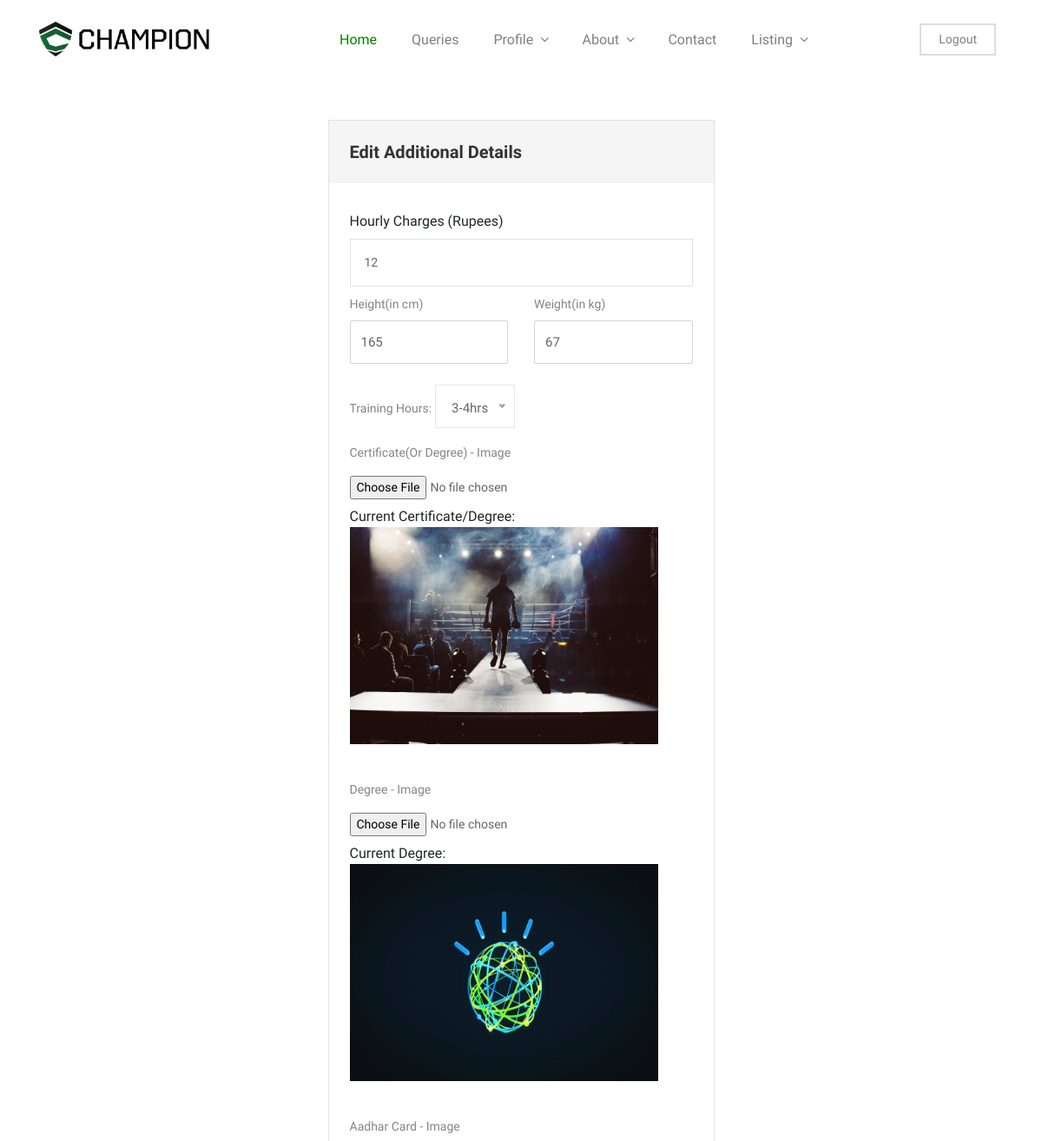
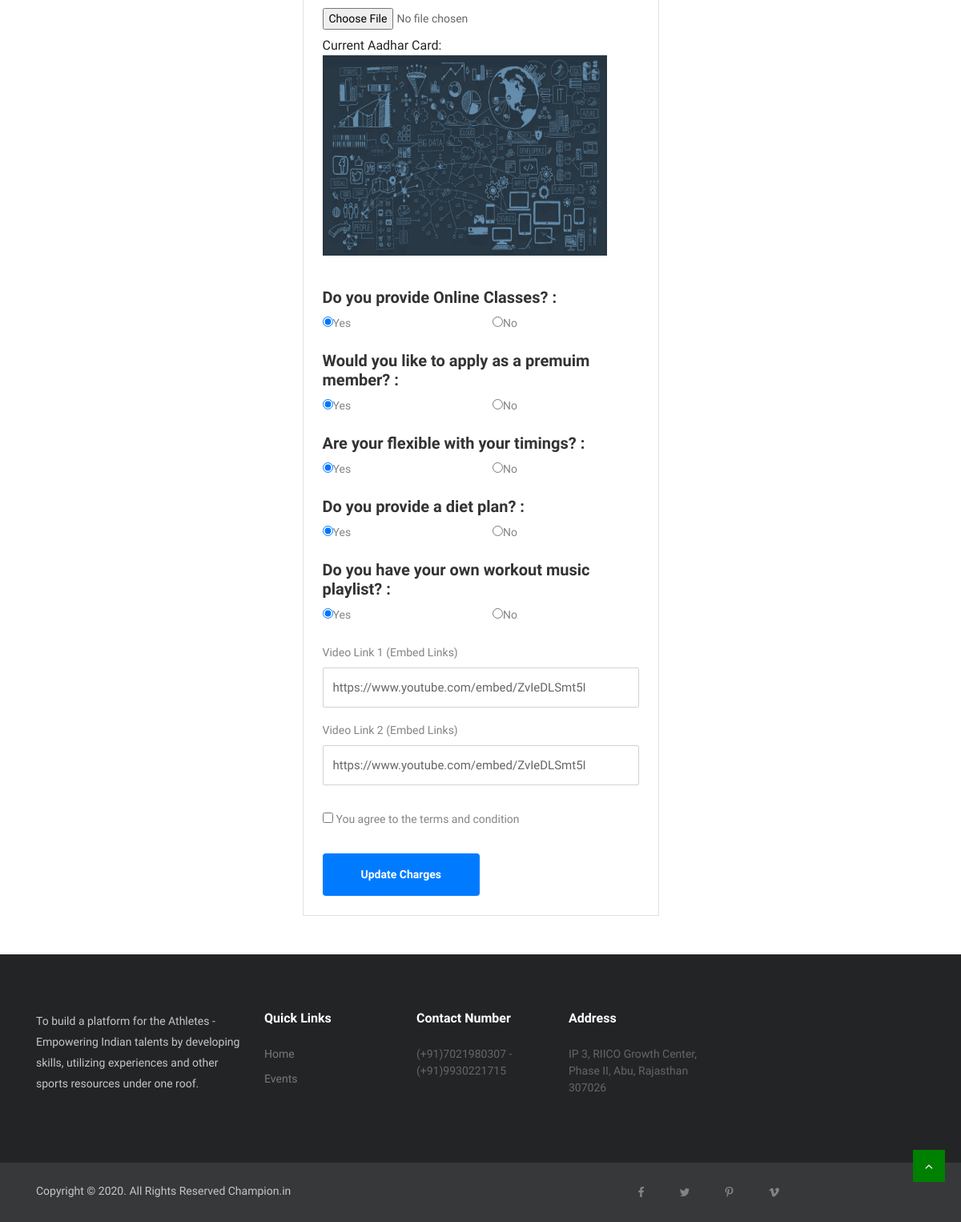
Page /trainer.php?page=editcharges (signed in) on the committed database (2 pictures, top to bottom).
### tables this page shows
CREATE TABLE `trainer_charges` (
  `id` int(11) NOT NULL,
  `uid` varchar(15) NOT NULL,
  `hourly_charges` decimal(10,0) NOT NULL,
  `height` int(11) NOT NULL,
  `weight` int(11) NOT NULL,
  `training_hours` varchar(255) NOT NULL,
  `question_1` int(11) NOT NULL,
  `question_2` int(11) NOT NULL,
  `question_3` int(11) NOT NULL,
  `question_4` int(11) NOT NULL,
  `question_5` int(11) NOT NULL,
  `video_link_1` varchar(255) NOT NULL,
  `video_link_2` varchar(255) NOT NULL
);

CREATE TABLE `trainer_images` (
  `id` int(11) NOT NULL,
  `uid` varchar(255) NOT NULL,
  `randomid` varchar(255) NOT NULL,
  `certificate` varchar(255) NOT NULL,
  `degree` varchar(255) NOT NULL,
  `aadhar` varchar(255) NOT NULL
);

### getdata.php (called while the page is built, shortened)
<?php
function getall($sql){
include("connect.php");
$temp = '';
$result = mysqli_query($conn, $sql);
  while($row = mysqli_fetch_assoc($result)) {
	 $temp = $row;
  }
  $post = $temp;
	  return  $post;
}
?>

### template/trainer/edittimedetails.php (the view, shortened to what this page needs)
<?php include("header.php"); ?>
<section class="login py-5 border-top-1">
    <div class="container">
        <div class="row justify-content-center">
            <div class="col-lg-5 col-md-8 align-item-center">
                <div class="border">
                    <h3 class="bg-gray p-4">Edit Additional Details</h3>
                    <form method="post" enctype="multipart/form-data">
                        <fieldset class="p-4">
                            Hourly Charges (Rupees)<input type="number" value="<?php echo $response['hourly_charges']; ?>" name="trainer_charges|hourly_charges" placeholder="Hourly Charges" class="border p-3 w-100 my-2">
							<div class="row mb-2">
							<div class="col-md-6 form-group required">
							<label for="name" class="control-label">Height(in cm)</label>
							<input type="number" id="name" class="form-control py-2" value="<?php echo $response['height']; ?>" name="trainer_charges|height">
							</div>
							<div class="col-md-6 form-group required">
							<label for="name" class="control-label">Weight(in kg)</label>
							<input type="number" id="name" class="form-control py-2" value="<?php echo $response['weight']; ?>" name="trainer_charges|weight">
							</div>
							</div>
							<div class="form-group">
							<label for="sel1">Training Hours:</label>
							</div>
							<div class="form-group required">
							<label for="name " class="control-label">Certificate(Or Degree) - Image</label>
							<input type="file" id="image" name="trainer_images|certificate|0|<?php echo $random_certificate; ?>" class=" py-2">
							<br>
							Current Certificate/Degree:
							<br>
							<img src="<?php echo $response['certificate']; ?>" width="90%" height="250px;"/>
							<br><br>
							</div>
							<div class="form-group required">
							<label for="name " class="control-label">Degree - Image</label> <br>
							<input type="file" id="image2" name="trainer_images|degree|0|<?php echo $random_degree; ?>" class=" py-2">
							<br>
							Current Degree:
							<br>
							<img src="<?php echo $response['degree']; ?>" width="90%" height="250px;"/>
							<br><br>
							</div>
							<div class="form-group required">
							<label for="name " class="control-label">Aadhar Card - Image</label><br>
							<input type="file" id="image4" name="trainer_images|aadhar|0|<?php echo $random_aadhar; ?>" class=" py-2">
							<br>
							Current Aadhar Card:
							<br>
							<img src="<?php echo $response['aadhar']; ?>" width="90%" height="250px;"/>
							<br><br>
							</div>
							 <h5>Do you provide Online Classes? :</h5>
							<div class="row">
							<div class="col-md-6 form-group required">
							<label class="radio-inline">
							<input type="radio" name="trainer_charges|question_1" <?php if ($response['question_1'] == 1){ echo "checked";}?> value="1" >Yes
							</label>
							</div>
                        <div class="col-md-6 form-group required">
                          <label class="radio-inline">
                            <input type="radio" name="trainer_charges|question_1" <?php if ($response['question_2'] == 0){ echo "checked";}?> value="0">No
                          </label>
						</div>
						</div>
						<h5>Would you like to apply as a premuim member? :</h5>
						<div class="row">
						<div class="col-md-6 form-group required">
						<label class="radio-inline">
                        <input type="radio" name="trainer_charges|question_2" <?php if ($response['question_2'] == 1){ echo "checked";}?> value="1" >Yes
						</label>
						</div>
                        <div class="col-md-6 form-group required">
                          <label class="radio-inline">
                            <input type="radio" name="trainer_charges|question_2" <?php if ($response['question_2'] == 0){ echo "checked";}?> value="0">No
                          </label>
							</div>
							</div>
							<h5>Are your flexible with your timings? :</h5>
							<div class="row">
							<div class="col-md-6 form-group required">
							<label class="radio-inline">
							<input type="radio" name="trainer_charges|question_3" <?php if ($response['question_3'] == 1){ echo "checked";}?> value="1" >Yes
							</label>
							</div>
                        <div class="col-md-6 form-group required">
                          <label class="radio-inline">
                            <input type="radio" name="trainer_charges|question_3" <?php if ($response['question_3'] == 0){ echo "checked";}?> value="0">No
                          </label>
							</div>
                  </div>
				  <h5>Do you provide a diet plan? :</h5>
                  <div class="row">
                    <div class="col-md-6 form-group required">
                      <label class="radio-inline">
                        <input type="radio" name="trainer_charges|question_4" <?php if ($response['question_4'] == 1){ echo "checked";}?> value="1" >Yes
                      </label>
                    </div>
                        <div class="col-md-6 form-group required">
                          <label class="radio-inline">
                            <input type="radio" name="trainer_charges|question_4" <?php if ($response['question_4'] == 0){ echo "checked";}?> value="0">No
                          </label>
                  </div>
                  </div>
                  <h5>Do you have your own workout music playlist? :</h5>
                  <div class="row">
                    <div class="col-md-6 form-group required">
                      <label class="radio-inline">
                        <input type="radio" name="trainer_charges|question_5" <?php if ($response['question_5'] == 1){ echo "checked";}?> value="1" >Yes
                      </label>
                    </div>
                        <div class="col-md-6 form-group required">
                          <label class="radio-inline">
                            <input type="radio" name="trainer_charges|question_5" <?php if ($response['question_1'] == 0){ echo "checked";}?> value="0">No
                          </label>
                  </div>
                  </div>
                  <div class="row">
                    <div class="col-md-12 form-group">
                      <label for="name " class="control-label">Video Link 1 (Embed Links)</label>
                      <input type="text" id="name" class="form-control py-2" name="trainer_charges|video_link_1" value="<?php echo $response['video_link_1']; ?>">
                    </div>
                  </div>
                  <div class="row">
                    <div class="col-md-12 form-group mb-3">
                      <label for="name " class="control-label">Video Link 2 (Embed Links)</label>
                      <input type="text" id="name" class="form-control py-2" name="trainer_charges|video_link_2" value="<?php echo $response['video_link_1']; ?>">
                    </div>
                  </div>
                            <div class="loggedin-forgot">
                                    <input type="checkbox" id="keep-me-logged-in">
                                    <label for="keep-me-logged-in" class="pt-3 pb-2">You agree to the terms and condition</label>
                            </div>
                            <button type="submit" class="d-block py-3 px-5 bg-primary text-white border-0 rounded font-weight-bold mt-3">Update Charges</button>
                        </fieldset>
                    </form>
                </div>
            </div>
        </div>
    </div>
</section>
<?php include("footer.php"); ?>

### rows in the picture
trainer_charges: trainer_charges "12", trainer_charges "165", trainer_charges "67", trainer_images.certificate (picture), trainer_images.degree (picture), trainer_images.aadhar (picture), trainer_charges "☑ Yes", trainer_charges "☐ No", trainer_charges "https://www.youtube.com/embed/ZvIeDLSmt5I"
